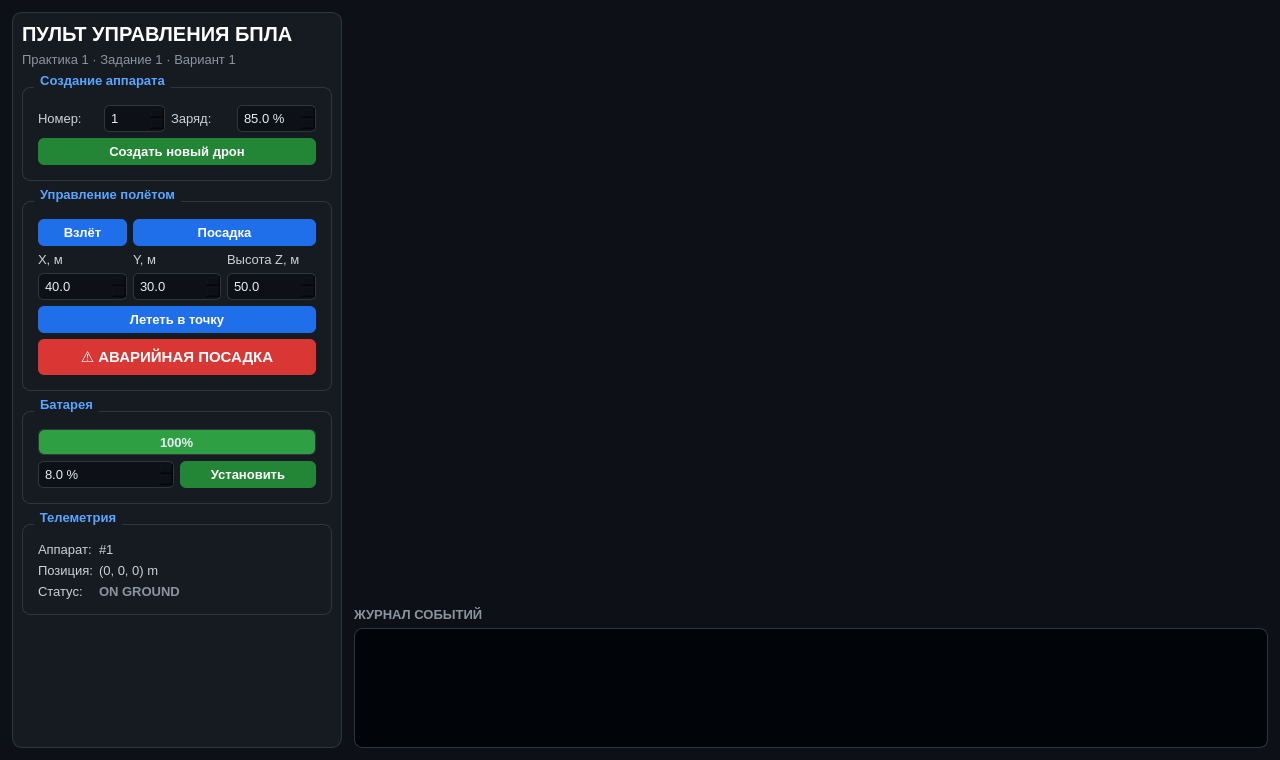
<?xml version="1.0" encoding="UTF-8"?>
<ui version="4.0">
 <class>MainWindow</class>
 <widget class="QMainWindow" name="MainWindow">
  <property name="geometry">
   <rect>
    <x>0</x>
    <y>0</y>
    <width>1280</width>
    <height>760</height>
   </rect>
  </property>
  <property name="windowTitle">
   <string>Пульт управления БПЛА — Практика 1</string>
  </property>
  <property name="styleSheet">
   <string notr="true">QWidget {
    background-color: #0d1117;
    color: #e6edf3;
    font-family: &quot;Segoe UI&quot;;
    font-size: 10pt;
}
QFrame#controlPanel {
    background-color: #161b22;
    border: 1px solid #30363d;
    border-radius: 10px;
}
QFrame#controlPanel QLabel, QFrame#controlPanel QGroupBox {
    background-color: transparent;
}
QLabel#titleLabel {
    font-size: 15pt;
    font-weight: bold;
    color: #ffffff;
}
QLabel#subtitleLabel {
    color: #8b949e;
}
QGroupBox {
    border: 1px solid #30363d;
    border-radius: 8px;
    margin-top: 14px;
    padding: 8px 6px 6px 6px;
    font-weight: bold;
    color: #58a6ff;
}
QGroupBox::title {
    subcontrol-origin: margin;
    left: 12px;
    padding: 0 4px;
}
QGroupBox QLabel {
    font-weight: normal;
    color: #c9d1d9;
}
QPushButton {
    background-color: #1f6feb;
    border: none;
    border-radius: 6px;
    padding: 6px;
    color: #ffffff;
    font-weight: bold;
}
QPushButton:hover {
    background-color: #388bfd;
}
QPushButton:pressed {
    background-color: #1158c7;
}
QPushButton#emergencyButton {
    background-color: #da3633;
    font-size: 11pt;
    padding: 9px;
}
QPushButton#emergencyButton:hover {
    background-color: #f85149;
}
QPushButton#createButton, QPushButton#setBatteryButton {
    background-color: #238636;
}
QPushButton#createButton:hover, QPushButton#setBatteryButton:hover {
    background-color: #2ea043;
}
QSpinBox, QDoubleSpinBox {
    background-color: #0d1117;
    border: 1px solid #30363d;
    border-radius: 5px;
    padding: 4px;
}
QProgressBar {
    background-color: #0d1117;
    border: 1px solid #30363d;
    border-radius: 6px;
    text-align: center;
    min-height: 24px;
    font-weight: bold;
}
QProgressBar::chunk {
    border-radius: 5px;
    background-color: #2ea043;
}
QProgressBar[level=&quot;low&quot;]::chunk {
    background-color: #d29922;
}
QProgressBar[level=&quot;critical&quot;]::chunk {
    background-color: #da3633;
}
QLabel#statusValue {
    font-weight: bold;
    color: #8b949e;
}
QLabel#statusValue[flying=&quot;true&quot;] {
    color: #3fb950;
}
QLabel#logTitle {
    color: #8b949e;
    font-weight: bold;
}
QTextEdit#logView {
    background-color: #010409;
    border: 1px solid #30363d;
    border-radius: 8px;
    font-family: Consolas;
    font-size: 10pt;
}</string>
  </property>
  <widget class="QWidget" name="centralwidget">
   <layout class="QHBoxLayout" name="mainLayout" stretch="0,1">
    <property name="spacing">
     <number>12</number>
    </property>
    <property name="leftMargin">
     <number>12</number>
    </property>
    <property name="topMargin">
     <number>12</number>
    </property>
    <property name="rightMargin">
     <number>12</number>
    </property>
    <property name="bottomMargin">
     <number>12</number>
    </property>
    <item>
     <widget class="QFrame" name="controlPanel">
      <property name="minimumSize">
       <size>
        <width>330</width>
        <height>0</height>
       </size>
      </property>
      <property name="maximumSize">
       <size>
        <width>360</width>
        <height>16777215</height>
       </size>
      </property>
      <layout class="QVBoxLayout" name="panelLayout">
       <property name="spacing">
        <number>6</number>
       </property>
       <item>
        <widget class="QLabel" name="titleLabel">
         <property name="text">
          <string>ПУЛЬТ УПРАВЛЕНИЯ БПЛА</string>
         </property>
        </widget>
       </item>
       <item>
        <widget class="QLabel" name="subtitleLabel">
         <property name="text">
          <string>Практика 1 · Задание 1 · Вариант 1</string>
         </property>
        </widget>
       </item>
       <item>
        <widget class="QGroupBox" name="groupCreate">
         <property name="title">
          <string>Создание аппарата</string>
         </property>
         <layout class="QGridLayout" name="createLayout">
          <item row="0" column="0">
           <widget class="QLabel" name="idLabel">
            <property name="text">
             <string>Номер:</string>
            </property>
           </widget>
          </item>
          <item row="0" column="1">
           <widget class="QSpinBox" name="idSpin">
            <property name="maximum">
             <number>99</number>
            </property>
            <property name="value">
             <number>1</number>
            </property>
           </widget>
          </item>
          <item row="0" column="2">
           <widget class="QLabel" name="createBatteryLabel">
            <property name="text">
             <string>Заряд:</string>
            </property>
           </widget>
          </item>
          <item row="0" column="3">
           <widget class="QDoubleSpinBox" name="createBatterySpin">
            <property name="suffix">
             <string> %</string>
            </property>
            <property name="decimals">
             <number>1</number>
            </property>
            <property name="minimum">
             <double>-50</double>
            </property>
            <property name="maximum">
             <double>150</double>
            </property>
            <property name="value">
             <double>85</double>
            </property>
           </widget>
          </item>
          <item row="1" column="0" colspan="4">
           <widget class="QPushButton" name="createButton">
            <property name="text">
             <string>Создать новый дрон</string>
            </property>
           </widget>
          </item>
         </layout>
        </widget>
       </item>
       <item>
        <widget class="QGroupBox" name="groupFlight">
         <property name="title">
          <string>Управление полётом</string>
         </property>
         <layout class="QGridLayout" name="flightLayout">
          <item row="0" column="0">
           <widget class="QPushButton" name="takeoffButton">
            <property name="text">
             <string>Взлёт</string>
            </property>
           </widget>
          </item>
          <item row="0" column="1" colspan="2">
           <widget class="QPushButton" name="landButton">
            <property name="text">
             <string>Посадка</string>
            </property>
           </widget>
          </item>
          <item row="1" column="0">
           <widget class="QLabel" name="xLabel">
            <property name="text">
             <string>X, м</string>
            </property>
           </widget>
          </item>
          <item row="1" column="1">
           <widget class="QLabel" name="yLabel">
            <property name="text">
             <string>Y, м</string>
            </property>
           </widget>
          </item>
          <item row="1" column="2">
           <widget class="QLabel" name="zLabel">
            <property name="text">
             <string>Высота Z, м</string>
            </property>
           </widget>
          </item>
          <item row="2" column="0">
           <widget class="QDoubleSpinBox" name="xSpin">
            <property name="decimals">
             <number>1</number>
            </property>
            <property name="minimum">
             <double>-100</double>
            </property>
            <property name="maximum">
             <double>100</double>
            </property>
            <property name="value">
             <double>40</double>
            </property>
           </widget>
          </item>
          <item row="2" column="1">
           <widget class="QDoubleSpinBox" name="ySpin">
            <property name="decimals">
             <number>1</number>
            </property>
            <property name="minimum">
             <double>-100</double>
            </property>
            <property name="maximum">
             <double>100</double>
            </property>
            <property name="value">
             <double>30</double>
            </property>
           </widget>
          </item>
          <item row="2" column="2">
           <widget class="QDoubleSpinBox" name="zSpin">
            <property name="decimals">
             <number>1</number>
            </property>
            <property name="minimum">
             <double>-20</double>
            </property>
            <property name="maximum">
             <double>80</double>
            </property>
            <property name="value">
             <double>50</double>
            </property>
           </widget>
          </item>
          <item row="3" column="0" colspan="3">
           <widget class="QPushButton" name="moveButton">
            <property name="text">
             <string>Лететь в точку</string>
            </property>
           </widget>
          </item>
          <item row="4" column="0" colspan="3">
           <widget class="QPushButton" name="emergencyButton">
            <property name="text">
             <string>⚠ АВАРИЙНАЯ ПОСАДКА</string>
            </property>
           </widget>
          </item>
         </layout>
        </widget>
       </item>
       <item>
        <widget class="QGroupBox" name="groupBattery">
         <property name="title">
          <string>Батарея</string>
         </property>
         <layout class="QVBoxLayout" name="batteryLayout">
          <item>
           <widget class="QProgressBar" name="batteryBar">
            <property name="maximum">
             <number>100</number>
            </property>
            <property name="value">
             <number>100</number>
            </property>
           </widget>
          </item>
          <item>
           <layout class="QHBoxLayout" name="setBatteryLayout">
            <item>
             <widget class="QDoubleSpinBox" name="batterySpin">
              <property name="suffix">
               <string> %</string>
              </property>
              <property name="decimals">
               <number>1</number>
              </property>
              <property name="minimum">
               <double>-50.000000000000000</double>
              </property>
              <property name="maximum">
               <double>150.000000000000000</double>
              </property>
              <property name="value">
               <double>8.000000000000000</double>
              </property>
             </widget>
            </item>
            <item>
             <widget class="QPushButton" name="setBatteryButton">
              <property name="text">
               <string>Установить</string>
              </property>
             </widget>
            </item>
           </layout>
          </item>
         </layout>
        </widget>
       </item>
       <item>
        <widget class="QGroupBox" name="groupState">
         <property name="title">
          <string>Телеметрия</string>
         </property>
         <layout class="QFormLayout" name="stateLayout">
          <item row="0" column="0">
           <widget class="QLabel" name="idCaption">
            <property name="text">
             <string>Аппарат:</string>
            </property>
           </widget>
          </item>
          <item row="0" column="1">
           <widget class="QLabel" name="idValue">
            <property name="text">
             <string>#1</string>
            </property>
           </widget>
          </item>
          <item row="1" column="0">
           <widget class="QLabel" name="positionCaption">
            <property name="text">
             <string>Позиция:</string>
            </property>
           </widget>
          </item>
          <item row="1" column="1">
           <widget class="QLabel" name="positionValue">
            <property name="text">
             <string>(0, 0, 0) m</string>
            </property>
           </widget>
          </item>
          <item row="2" column="0">
           <widget class="QLabel" name="statusCaption">
            <property name="text">
             <string>Статус:</string>
            </property>
           </widget>
          </item>
          <item row="2" column="1">
           <widget class="QLabel" name="statusValue">
            <property name="text">
             <string>ON GROUND</string>
            </property>
           </widget>
          </item>
         </layout>
        </widget>
       </item>
       <item>
        <spacer name="panelSpacer">
         <property name="orientation">
          <enum>Qt::Orientation::Vertical</enum>
         </property>
         <property name="sizeHint" stdset="0">
          <size>
           <width>20</width>
           <height>0</height>
          </size>
         </property>
        </spacer>
       </item>
      </layout>
     </widget>
    </item>
    <item>
     <layout class="QVBoxLayout" name="rightLayout" stretch="1,0,0">
      <property name="spacing">
       <number>6</number>
      </property>
      <item>
       <widget class="QWidget" name="sceneHost" native="true">
        <property name="minimumSize">
         <size>
          <width>600</width>
          <height>400</height>
         </size>
        </property>
       </widget>
      </item>
      <item>
       <widget class="QLabel" name="logTitle">
        <property name="text">
         <string>ЖУРНАЛ СОБЫТИЙ</string>
        </property>
       </widget>
      </item>
      <item>
       <widget class="QTextEdit" name="logView">
        <property name="maximumSize">
         <size>
          <width>16777215</width>
          <height>120</height>
         </size>
        </property>
        <property name="readOnly">
         <bool>true</bool>
        </property>
       </widget>
      </item>
     </layout>
    </item>
   </layout>
  </widget>
 </widget>
 <resources/>
 <connections/>
</ui>
